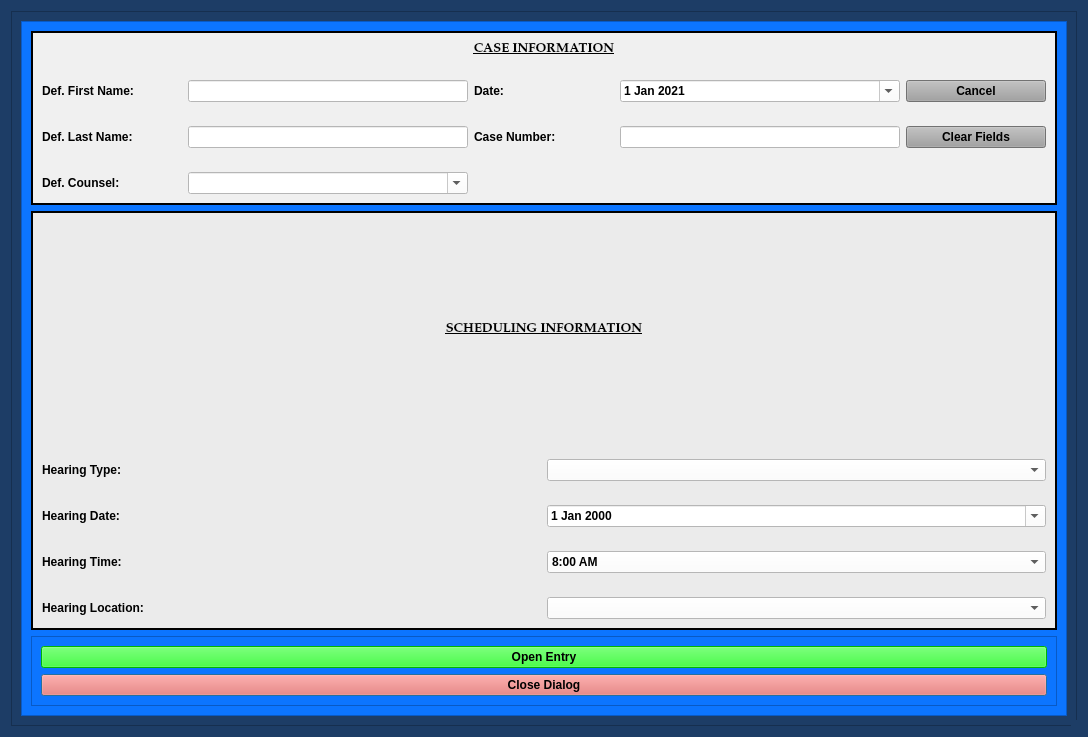
<?xml version="1.0" encoding="UTF-8"?>
<ui version="4.0">
 <class>GeneralNoticeOfHearingDialog</class>
 <widget class="QDialog" name="GeneralNoticeOfHearingDialog">
  <property name="windowModality">
   <enum>Qt::NonModal</enum>
  </property>
  <property name="geometry">
   <rect>
    <x>0</x>
    <y>0</y>
    <width>1088</width>
    <height>737</height>
   </rect>
  </property>
  <property name="sizePolicy">
   <sizepolicy hsizetype="Preferred" vsizetype="Preferred">
    <horstretch>0</horstretch>
    <verstretch>0</verstretch>
   </sizepolicy>
  </property>
  <property name="minimumSize">
   <size>
    <width>0</width>
    <height>0</height>
   </size>
  </property>
  <property name="maximumSize">
   <size>
    <width>2500</width>
    <height>3500</height>
   </size>
  </property>
  <property name="palette">
   <palette>
    <active>
     <colorrole role="Button">
      <brush brushstyle="SolidPattern">
       <color alpha="255">
        <red>29</red>
        <green>61</green>
        <blue>102</blue>
       </color>
      </brush>
     </colorrole>
     <colorrole role="Base">
      <brush brushstyle="SolidPattern">
       <color alpha="255">
        <red>29</red>
        <green>61</green>
        <blue>102</blue>
       </color>
      </brush>
     </colorrole>
     <colorrole role="Window">
      <brush brushstyle="SolidPattern">
       <color alpha="255">
        <red>29</red>
        <green>61</green>
        <blue>102</blue>
       </color>
      </brush>
     </colorrole>
    </active>
    <inactive>
     <colorrole role="Button">
      <brush brushstyle="SolidPattern">
       <color alpha="255">
        <red>29</red>
        <green>61</green>
        <blue>102</blue>
       </color>
      </brush>
     </colorrole>
     <colorrole role="Base">
      <brush brushstyle="SolidPattern">
       <color alpha="255">
        <red>29</red>
        <green>61</green>
        <blue>102</blue>
       </color>
      </brush>
     </colorrole>
     <colorrole role="Window">
      <brush brushstyle="SolidPattern">
       <color alpha="255">
        <red>29</red>
        <green>61</green>
        <blue>102</blue>
       </color>
      </brush>
     </colorrole>
    </inactive>
    <disabled>
     <colorrole role="Button">
      <brush brushstyle="SolidPattern">
       <color alpha="255">
        <red>29</red>
        <green>61</green>
        <blue>102</blue>
       </color>
      </brush>
     </colorrole>
     <colorrole role="Base">
      <brush brushstyle="SolidPattern">
       <color alpha="255">
        <red>29</red>
        <green>61</green>
        <blue>102</blue>
       </color>
      </brush>
     </colorrole>
     <colorrole role="Window">
      <brush brushstyle="SolidPattern">
       <color alpha="255">
        <red>29</red>
        <green>61</green>
        <blue>102</blue>
       </color>
      </brush>
     </colorrole>
    </disabled>
   </palette>
  </property>
  <property name="font">
   <font>
    <family>Palatino Linotype</family>
    <pointsize>10</pointsize>
    <weight>75</weight>
    <italic>false</italic>
    <bold>true</bold>
   </font>
  </property>
  <property name="windowTitle">
   <string>General Notice of Hearing Information</string>
  </property>
  <property name="toolTip">
   <string/>
  </property>
  <property name="styleSheet">
   <string notr="true">background-color: rgb(29, 61, 102);
font: 75 10pt &quot;Palatino Linotype&quot;;
font-weight: bold;</string>
  </property>
  <property name="sizeGripEnabled">
   <bool>true</bool>
  </property>
  <property name="modal">
   <bool>true</bool>
  </property>
  <layout class="QGridLayout" name="gridLayout_8">
   <item row="0" column="0">
    <widget class="QFrame" name="frame_4">
     <property name="styleSheet">
      <string notr="true">background-color: rgb(29, 61, 102);</string>
     </property>
     <property name="frameShape">
      <enum>QFrame::StyledPanel</enum>
     </property>
     <property name="frameShadow">
      <enum>QFrame::Raised</enum>
     </property>
     <layout class="QGridLayout" name="gridLayout_4">
      <item row="0" column="0">
       <widget class="QScrollArea" name="scrollArea">
        <property name="focusPolicy">
         <enum>Qt::NoFocus</enum>
        </property>
        <property name="styleSheet">
         <string notr="true">background-color: rgb(12, 117, 255);</string>
        </property>
        <property name="widgetResizable">
         <bool>true</bool>
        </property>
        <widget class="QWidget" name="scrollAreaWidgetContents">
         <property name="geometry">
          <rect>
           <x>0</x>
           <y>0</y>
           <width>1048</width>
           <height>697</height>
          </rect>
         </property>
         <layout class="QGridLayout" name="gridLayout_2">
          <item row="2" column="0">
           <widget class="QFrame" name="frame_8">
            <property name="styleSheet">
             <string notr="true">background-color: rgb(12, 117, 255);</string>
            </property>
            <property name="frameShape">
             <enum>QFrame::StyledPanel</enum>
            </property>
            <property name="frameShadow">
             <enum>QFrame::Raised</enum>
            </property>
            <layout class="QGridLayout" name="gridLayout_10">
             <item row="2" column="0">
              <widget class="QPushButton" name="close_dialog_Button">
               <property name="styleSheet">
                <string notr="true">background-color: rgb(255, 96, 82);
font: 75 11pt &quot;Palatino Linotype&quot;;
font-weight: bold;</string>
               </property>
               <property name="text">
                <string>Close Dialog</string>
               </property>
              </widget>
             </item>
             <item row="0" column="0">
              <widget class="QPushButton" name="create_entry_Button">
               <property name="styleSheet">
                <string notr="true">background-color: rgb(0, 255, 0);
font: 75 11pt &quot;Palatino Linotype&quot;;
font-weight: bold;</string>
               </property>
               <property name="text">
                <string>Open Entry</string>
               </property>
               <property name="autoDefault">
                <bool>false</bool>
               </property>
              </widget>
             </item>
            </layout>
           </widget>
          </item>
          <item row="1" column="0">
           <widget class="QFrame" name="frame_5">
            <property name="styleSheet">
             <string notr="true">background-color: rgb(235, 235, 235);</string>
            </property>
            <property name="frameShape">
             <enum>QFrame::Box</enum>
            </property>
            <property name="frameShadow">
             <enum>QFrame::Plain</enum>
            </property>
            <property name="lineWidth">
             <number>2</number>
            </property>
            <layout class="QGridLayout" name="gridLayout_6">
             <item row="0" column="0">
              <layout class="QGridLayout" name="gridLayout_3" rowstretch="1,0,0,0,0">
               <property name="verticalSpacing">
                <number>24</number>
               </property>
               <item row="3" column="0">
                <widget class="QLabel" name="label_4">
                 <property name="text">
                  <string>Hearing Time:</string>
                 </property>
                </widget>
               </item>
               <item row="2" column="0">
                <widget class="QLabel" name="hearing_date_label">
                 <property name="text">
                  <string>Hearing Date:</string>
                 </property>
                </widget>
               </item>
               <item row="2" column="1">
                <widget class="NoScrollDateEdit" name="hearing_dateEdit">
                 <property name="styleSheet">
                  <string notr="true">color: rgb(0, 0, 0);
background-color: rgb(255, 255, 255);</string>
                 </property>
                 <property name="calendarPopup">
                  <bool>true</bool>
                 </property>
                </widget>
               </item>
               <item row="0" column="0" colspan="2">
                <widget class="QLabel" name="label_5">
                 <property name="font">
                  <font>
                   <family>Palatino Linotype</family>
                   <pointsize>10</pointsize>
                   <weight>75</weight>
                   <italic>false</italic>
                   <bold>true</bold>
                   <underline>true</underline>
                  </font>
                 </property>
                 <property name="text">
                  <string>SCHEDULING INFORMATION</string>
                 </property>
                 <property name="alignment">
                  <set>Qt::AlignCenter</set>
                 </property>
                </widget>
               </item>
               <item row="1" column="0">
                <widget class="QLabel" name="hearing_type_label">
                 <property name="text">
                  <string>Hearing Type:</string>
                 </property>
                </widget>
               </item>
               <item row="3" column="1">
                <widget class="NoScrollComboBox" name="hearing_time_box">
                 <property name="styleSheet">
                  <string notr="true">background-color: rgb(255, 255, 255);</string>
                 </property>
                 <item>
                  <property name="text">
                   <string>8:00 AM</string>
                  </property>
                 </item>
                 <item>
                  <property name="text">
                   <string>8:15 AM</string>
                  </property>
                 </item>
                 <item>
                  <property name="text">
                   <string>8:30 AM</string>
                  </property>
                 </item>
                 <item>
                  <property name="text">
                   <string>8:45 AM</string>
                  </property>
                 </item>
                 <item>
                  <property name="text">
                   <string>9:00 AM</string>
                  </property>
                 </item>
                 <item>
                  <property name="text">
                   <string>9:15 AM</string>
                  </property>
                 </item>
                 <item>
                  <property name="text">
                   <string>9:30 AM</string>
                  </property>
                 </item>
                 <item>
                  <property name="text">
                   <string>9:45 AM</string>
                  </property>
                 </item>
                 <item>
                  <property name="text">
                   <string>10:00 AM</string>
                  </property>
                 </item>
                 <item>
                  <property name="text">
                   <string>10:15 AM</string>
                  </property>
                 </item>
                 <item>
                  <property name="text">
                   <string>10:30 AM</string>
                  </property>
                 </item>
                 <item>
                  <property name="text">
                   <string>10:45 AM</string>
                  </property>
                 </item>
                 <item>
                  <property name="text">
                   <string>11:00 AM</string>
                  </property>
                 </item>
                 <item>
                  <property name="text">
                   <string>11:15 AM</string>
                  </property>
                 </item>
                 <item>
                  <property name="text">
                   <string>11:30 AM</string>
                  </property>
                 </item>
                 <item>
                  <property name="text">
                   <string>1:00 PM</string>
                  </property>
                 </item>
                 <item>
                  <property name="text">
                   <string>1:15 PM</string>
                  </property>
                 </item>
                 <item>
                  <property name="text">
                   <string>1:30 PM</string>
                  </property>
                 </item>
                 <item>
                  <property name="text">
                   <string>1:45 PM</string>
                  </property>
                 </item>
                 <item>
                  <property name="text">
                   <string>2:00 PM</string>
                  </property>
                 </item>
                 <item>
                  <property name="text">
                   <string>2:15 PM</string>
                  </property>
                 </item>
                 <item>
                  <property name="text">
                   <string>2:30 PM</string>
                  </property>
                 </item>
                 <item>
                  <property name="text">
                   <string>2:45 PM</string>
                  </property>
                 </item>
                 <item>
                  <property name="text">
                   <string>3:00 PM</string>
                  </property>
                 </item>
                 <item>
                  <property name="text">
                   <string>3:15 PM</string>
                  </property>
                 </item>
                 <item>
                  <property name="text">
                   <string>3:30 PM</string>
                  </property>
                 </item>
                 <item>
                  <property name="text">
                   <string>3:45 PM</string>
                  </property>
                 </item>
                 <item>
                  <property name="text">
                   <string>4:00 PM</string>
                  </property>
                 </item>
                 <item>
                  <property name="text">
                   <string>4:15 PM</string>
                  </property>
                 </item>
                </widget>
               </item>
               <item row="4" column="0">
                <widget class="QLabel" name="label_7">
                 <property name="text">
                  <string>Hearing Location:</string>
                 </property>
                </widget>
               </item>
               <item row="4" column="1">
                <widget class="NoScrollComboBox" name="hearing_location_box">
                 <property name="styleSheet">
                  <string notr="true">background-color: rgb(255, 255, 255);</string>
                 </property>
                 <item>
                  <property name="text">
                   <string/>
                  </property>
                 </item>
                 <item>
                  <property name="text">
                   <string>Courtroom A</string>
                  </property>
                 </item>
                 <item>
                  <property name="text">
                   <string>Courtroom B</string>
                  </property>
                 </item>
                 <item>
                  <property name="text">
                   <string>Courtroom C</string>
                  </property>
                 </item>
                </widget>
               </item>
               <item row="1" column="1">
                <widget class="NoScrollComboBox" name="hearing_type_box">
                 <property name="styleSheet">
                  <string notr="true">background-color: rgb(255, 255, 255);</string>
                 </property>
                 <item>
                  <property name="text">
                   <string/>
                  </property>
                 </item>
                 <item>
                  <property name="text">
                   <string>Motion to Suppress</string>
                  </property>
                 </item>
                 <item>
                  <property name="text">
                   <string>Motion to Seal</string>
                  </property>
                 </item>
                </widget>
               </item>
              </layout>
             </item>
            </layout>
           </widget>
          </item>
          <item row="0" column="0">
           <widget class="QFrame" name="case_name_Frame">
            <property name="sizePolicy">
             <sizepolicy hsizetype="Preferred" vsizetype="Preferred">
              <horstretch>0</horstretch>
              <verstretch>0</verstretch>
             </sizepolicy>
            </property>
            <property name="styleSheet">
             <string notr="true">background-color: rgb(240, 240, 240);</string>
            </property>
            <property name="frameShape">
             <enum>QFrame::Box</enum>
            </property>
            <property name="frameShadow">
             <enum>QFrame::Plain</enum>
            </property>
            <property name="lineWidth">
             <number>2</number>
            </property>
            <layout class="QGridLayout" name="gridLayout_5">
             <item row="0" column="0">
              <layout class="QGridLayout" name="gridLayout" columnstretch="1,2,1,2,1">
               <property name="verticalSpacing">
                <number>24</number>
               </property>
               <item row="1" column="0">
                <widget class="QLabel" name="label">
                 <property name="text">
                  <string>Def. First Name:</string>
                 </property>
                </widget>
               </item>
               <item row="1" column="1">
                <widget class="QLineEdit" name="defendant_first_name_lineEdit">
                 <property name="styleSheet">
                  <string notr="true">background-color: rgb(255, 255, 255);</string>
                 </property>
                </widget>
               </item>
               <item row="1" column="2">
                <widget class="QLabel" name="label_26">
                 <property name="text">
                  <string>Date:</string>
                 </property>
                </widget>
               </item>
               <item row="1" column="3">
                <widget class="NoScrollDateEdit" name="plea_trial_date">
                 <property name="focusPolicy">
                  <enum>Qt::NoFocus</enum>
                 </property>
                 <property name="styleSheet">
                  <string notr="true">color: rgb(0, 0, 0);
background-color: rgb(255, 255, 255);</string>
                 </property>
                 <property name="minimumDate">
                  <date>
                   <year>2021</year>
                   <month>1</month>
                   <day>1</day>
                  </date>
                 </property>
                 <property name="calendarPopup">
                  <bool>true</bool>
                 </property>
                 <property name="date">
                  <date>
                   <year>2021</year>
                   <month>1</month>
                   <day>1</day>
                  </date>
                 </property>
                </widget>
               </item>
               <item row="1" column="4">
                <widget class="QPushButton" name="cancel_Button">
                 <property name="focusPolicy">
                  <enum>Qt::NoFocus</enum>
                 </property>
                 <property name="styleSheet">
                  <string notr="true">background-color: rgb(160, 160, 160);</string>
                 </property>
                 <property name="text">
                  <string>Cancel</string>
                 </property>
                </widget>
               </item>
               <item row="2" column="0">
                <widget class="QLabel" name="label_2">
                 <property name="text">
                  <string>Def. Last Name:</string>
                 </property>
                </widget>
               </item>
               <item row="2" column="1">
                <widget class="QLineEdit" name="defendant_last_name_lineEdit">
                 <property name="enabled">
                  <bool>true</bool>
                 </property>
                 <property name="styleSheet">
                  <string notr="true">background-color: rgb(255, 255, 255);</string>
                 </property>
                </widget>
               </item>
               <item row="2" column="2">
                <widget class="QLabel" name="label_3">
                 <property name="text">
                  <string>Case Number:</string>
                 </property>
                </widget>
               </item>
               <item row="2" column="3">
                <widget class="QLineEdit" name="case_number_lineEdit">
                 <property name="maximumSize">
                  <size>
                   <width>500</width>
                   <height>16777215</height>
                  </size>
                 </property>
                 <property name="styleSheet">
                  <string notr="true">background-color: rgb(255, 255, 255);</string>
                 </property>
                </widget>
               </item>
               <item row="2" column="4">
                <widget class="QPushButton" name="clear_fields_case_Button">
                 <property name="focusPolicy">
                  <enum>Qt::NoFocus</enum>
                 </property>
                 <property name="styleSheet">
                  <string notr="true">background-color: rgb(160, 160, 160);</string>
                 </property>
                 <property name="text">
                  <string>Clear Fields</string>
                 </property>
                </widget>
               </item>
               <item row="3" column="0">
                <widget class="QLabel" name="label_24">
                 <property name="text">
                  <string>Def. Counsel:</string>
                 </property>
                </widget>
               </item>
               <item row="3" column="1">
                <widget class="QComboBox" name="defense_counsel_name_box">
                 <property name="styleSheet">
                  <string notr="true">background-color: rgb(255, 255, 255);</string>
                 </property>
                 <property name="editable">
                  <bool>true</bool>
                 </property>
                </widget>
               </item>
               <item row="0" column="0" colspan="5">
                <widget class="QLabel" name="label_6">
                 <property name="font">
                  <font>
                   <family>Palatino Linotype</family>
                   <pointsize>10</pointsize>
                   <weight>75</weight>
                   <italic>false</italic>
                   <bold>true</bold>
                   <underline>true</underline>
                  </font>
                 </property>
                 <property name="text">
                  <string>CASE INFORMATION</string>
                 </property>
                 <property name="alignment">
                  <set>Qt::AlignCenter</set>
                 </property>
                </widget>
               </item>
              </layout>
             </item>
            </layout>
           </widget>
          </item>
         </layout>
        </widget>
       </widget>
      </item>
     </layout>
    </widget>
   </item>
  </layout>
 </widget>
 <customwidgets>
  <customwidget>
   <class>NoScrollDateEdit</class>
   <extends>QDateEdit</extends>
   <header>.custom_widgets</header>
  </customwidget>
  <customwidget>
   <class>NoScrollComboBox</class>
   <extends>QComboBox</extends>
   <header>.custom_widgets</header>
  </customwidget>
 </customwidgets>
 <tabstops>
  <tabstop>defendant_first_name_lineEdit</tabstop>
  <tabstop>defendant_last_name_lineEdit</tabstop>
  <tabstop>case_number_lineEdit</tabstop>
  <tabstop>create_entry_Button</tabstop>
  <tabstop>close_dialog_Button</tabstop>
 </tabstops>
 <resources/>
 <connections/>
 <slots>
  <slot>create_entry()</slot>
  <slot>continue_dialog()</slot>
  <slot>close_window()</slot>
  <slot>set_dialog()</slot>
  <slot>update_case_information()</slot>
  <slot>ovi_dialog()</slot>
  <slot>sentencing_dialog()</slot>
  <slot>proceed_to_sentencing()</slot>
  <slot>proceed_to_ovi()</slot>
  <slot>add_charge()</slot>
  <slot>set_statute()</slot>
  <slot>set_pay_date()</slot>
  <slot>amend_offense()</slot>
  <slot>set_offense()</slot>
  <slot>add_charge_to_view()</slot>
  <slot>delete_charge()</slot>
  <slot>delete_charge_from_view()</slot>
  <slot>close_event()</slot>
  <slot>set_fra_in_file()</slot>
  <slot>set_fra_in_court()</slot>
  <slot>start_add_conditions_dialog()</slot>
  <slot>start_amend_offense_dialog()</slot>
 </slots>
 <buttongroups>
  <buttongroup name="buttonGroup"/>
 </buttongroups>
</ui>
